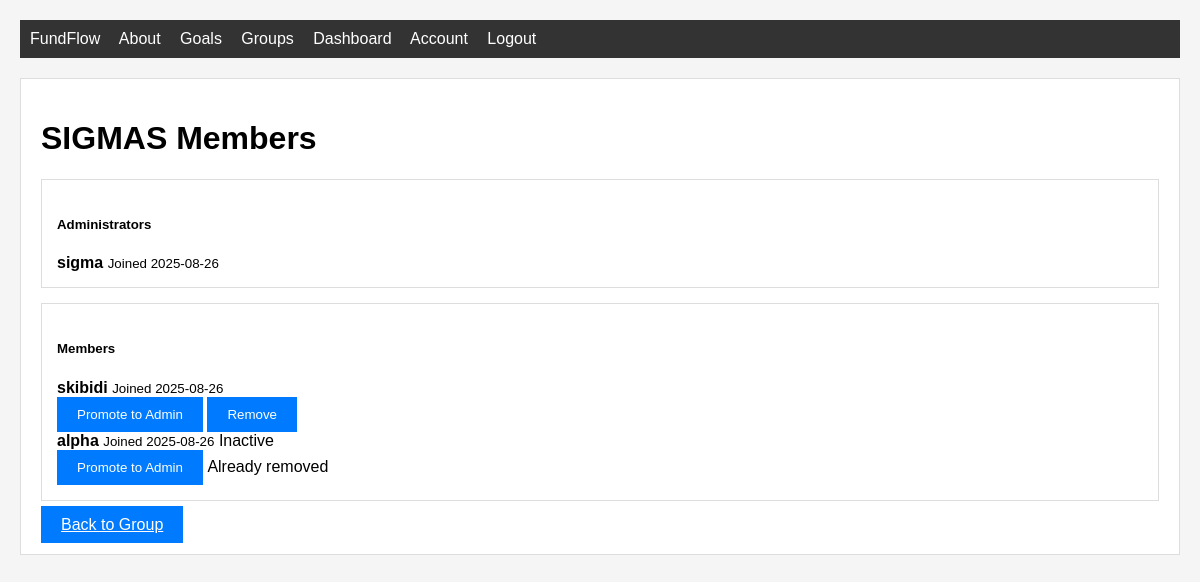
Screenshot of /groups/1/members (signed in) with the database file from the repository.
### home/db_models.py (models this page shows, shortened)
class Group(db.Model):
    id = db.Column(db.Integer, primary_key=True)
    name = db.Column(db.String(100), nullable=False)
    description = db.Column(db.Text, nullable=True)
    created_at = db.Column(db.DateTime, nullable=False, default=datetime.utcnow)
    currency = db.Column(db.String(10), nullable=False, default='USD')
    is_active = db.Column(db.Boolean, nullable=False, default=True)
    is_open = db.Column(db.Boolean, nullable=False, default=True)
    balance = db.Column(db.Float, nullable=False, default=0.0)  # Add this field
    members = db.relationship('GroupMember', backref='group', lazy=True, cascade='all, delete-orphan')
    goals = db.relationship('GroupGoal', backref='group', lazy=True, cascade='all, delete-orphan')
    transactions = db.relationship('GroupTransaction', backref='group', lazy=True, cascade='all, delete-orphan')
    join_requests = db.relationship('GroupJoinRequest', backref='group', lazy=True, cascade='all, delete-orphan')

class GroupMember(db.Model):
    id = db.Column(db.Integer, primary_key=True)
    group_id = db.Column(db.Integer, db.ForeignKey('group.id'), nullable=False)
    user_id = db.Column(db.Integer, db.ForeignKey('user.id'), nullable=False)
    role = db.Column(db.String(20), nullable=False, default='member')  # 'admin' or 'member'
    joined_at = db.Column(db.DateTime, nullable=False, default=datetime.utcnow)
    is_active = db.Column(db.Boolean, nullable=False, default=True)
    __table_args__ = (
        db.UniqueConstraint('group_id', 'user_id', name='unique_group_user'),
    )

class User(db.Model, UserMixin):
    id = db.Column(db.Integer, primary_key=True)
    username = db.Column(db.String(20), unique=True, nullable=False)
    email = db.Column(db.String(120), unique=True, nullable=False)
    image_file = db.Column(db.String(20), nullable=False, default='default.jpg')
    password = db.Column(db.String(60), nullable=False)
    goals = db.relationship('Goal', backref='owner', lazy=True)
    savings = db.Column(db.Float, nullable=False, default=0.0)
    group_memberships = db.relationship('GroupMember', backref='user', lazy=True)
    __table_args__ = (
        CheckConstraint('savings >= 0', name='check_savings_non_negative'),
    )

### home/routes.py (the view)
@app.route("/groups/<int:group_id>/members")
@login_required
def group_members(group_id):
    group = Group.query.get_or_404(group_id)
    member = GroupMember.query.filter_by(
        group_id=group_id,
        user_id=current_user.id
    ).first()
    if not member or not member.is_active:
        abort(403)
    return render_template("group_members.html", title=f"{group.name} Members",
                         group=group, member=member, current_user_member=member)

### home/db_models.py (called while the page is built)
@login_manager.user_loader
def load_user(user_id):
    return User.query.get(int(user_id))

### home/templates/group_members.html (shortened to what this page needs)
{% extends "layout.html" %}
{% block content %}
<div class="content-section">
    <h1 class="mb-4">{{ group.name }} Members</h1>
    <div class="card mb-4">
        <div class="card-header bg-warning text-dark">
            <h5 class="mb-0">Administrators</h5>
        </div>
        <div class="card-body">
            {% for member in group.members %}
                {% if member.role == 'admin' and member.is_active %}
                    <div class="d-flex justify-content-between align-items-center p-2 border rounded mb-2">
                        <div>
                            <strong>{{ member.user.username }}</strong>
                            <small class="text-muted">Joined {{ member.joined_at.strftime('%Y-%m-%d') }}</small>
                        </div>
                    </div>
                {% endif %}
            {% endfor %}
        </div>
    </div>
    <div class="card mb-4">
        <div class="card-header">
            <h5 class="mb-0">Members</h5>
        </div>
        <div class="card-body">
            {% for member_item in group.members %}
                {% if member_item.role == 'member' %}
                    <div class="d-flex justify-content-between align-items-center p-2 border rounded mb-2">
                        <div>
                            <strong>{{ member_item.user.username }}</strong>
                            <small class="text-muted">Joined {{ member_item.joined_at.strftime('%Y-%m-%d') }}</small>
                            {% if not member_item.is_active %}
                                <span class="badge bg-secondary">Inactive</span>
                            {% endif %}
                        </div>
                        {% if current_user_member.role == 'admin' %}
                            <div>
                                <form method="POST" action="{{ url_for('promote_member', group_id=group.id, member_id=member_item.id) }}" style="display: inline;">
                                    <button type="submit" class="btn btn-success btn-sm">Promote to Admin</button>
                                </form>
                                {% if member_item.is_active %}
                                    <form method="POST" action="{{ url_for('remove_member', group_id=group.id, member_id=member_item.id) }}" style="display: inline;">
                                        <button type="submit" class="btn btn-danger btn-sm" onclick="return confirm('Are you sure you want to remove this member?')">Remove</button>
                                    </form>
                                {% else %}
                                    <span class="text-muted">Already removed</span>
                                {% endif %}
                            </div>
                        {% endif %}
                    </div>
                {% endif %}
            {% endfor %}
        </div>
    </div>
    <div class="text-center">
        <a href="{{ url_for('group_detail', group_id=group.id) }}" class="btn btn-outline-primary">Back to Group</a>
    </div>
</div>
{% endblock %}

### home/static/main.css (style rules this page uses)
body { font-family: Arial, sans-serif; margin: 20px; background-color: #f5f5f5; }
.btn { padding: 10px 20px; background-color: #007bff; color: white; border: none; cursor: pointer; }
.card { border: 1px solid #ddd; padding: 15px; margin-bottom: 15px; }

### rows the page displays
Group: name "SIGMAS"
GroupMember: user.username "sigma", joined_at "2025-08-26"
GroupMember: user.username "skibidi", joined_at "2025-08-26"
GroupMember: user.username "alpha", joined_at "2025-08-26", is_active "Inactive"
